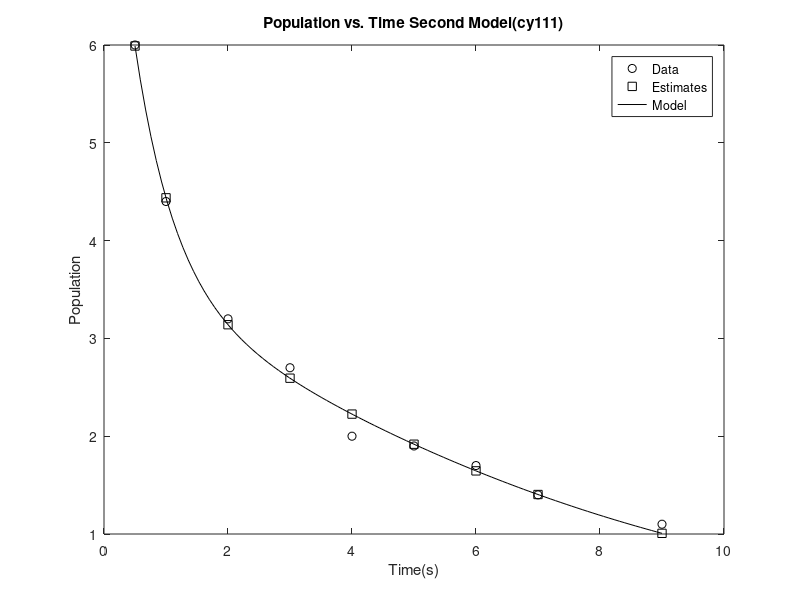
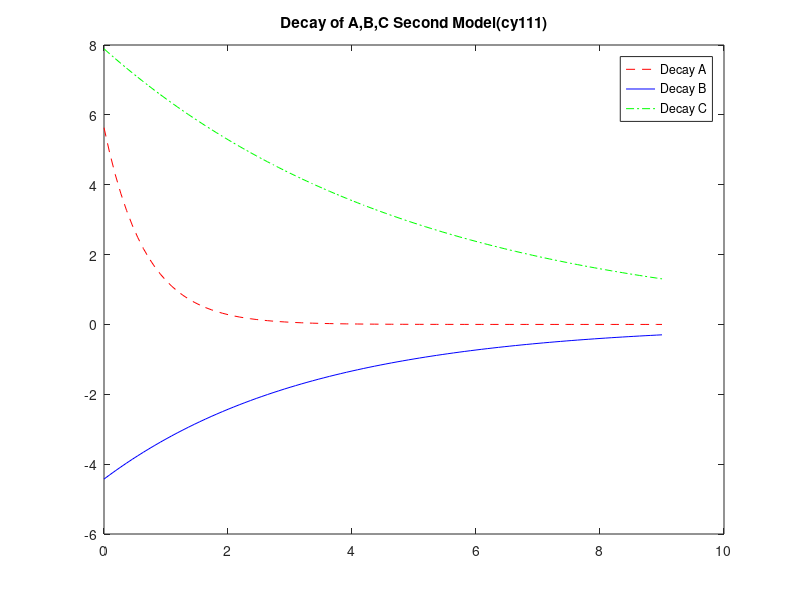

Here is the MATLAB script that generated these plots, in order:
% [EIGHT.m]
% [Cemal Yagcioglu]
% [November 20,2016]
% Based on: General Linear Regression Example Code
% Written by: Michael R. Gustafson II
% I have adhered to all the tenets of the 
% Duke Community Standard in creating this code.
% Signed: [cy111]
%% Initialize the workspace
clear; format short e


t = [0.5 1 2 3 4 5 6 7 9]
p = [6 4.4 3.2 2.7 2 1.9 1.7 1.4 1.1]
x=t'
y=p'


%% Rename and create model data

xmodel = linspace(min(x), max(x), 100);

%% Define model equation and A matrix

        yeqn = @(coefs, x) coefs(1).*exp(-1.5.*x) + coefs(2).*exp(-0.3.*x) + coefs(3).*exp(-0.2.*x);
        A    =                     [exp(-1.5.*x)    exp(-0.3.*x)    exp(-0.2.*x)];

%% Determine the function coefficients
MyCoefs = A\y

%% Generate estimates and model
yhat   = yeqn(MyCoefs, x);
ymodel = yeqn(MyCoefs, xmodel);

%% Calculate statistics
% Compute sum of the squares of the data residuals
St = sum(( y - mean(y) ).^2)

% Compute sum of the squares of the estimate residuals
Sr = sum(( y - yhat ).^2)

% Compute the coefficient of determination
r2 = (St - Sr) / St

%% Generate plots
figure(1)
plot(x,      y,      'ko',...
     x,      yhat,   'ks',...
     xmodel, ymodel, 'k-');
xlabel('Time(s)')
 ylabel('Population')
 title('Population vs. Time Second Model(cy111)')
 legend('Data', 'Estimates', 'Model')
 print -depsc Decay21
 
 figure(2)
 tmodel=linspace(0,9,100)
 plot(tmodel,MyCoefs(1).*exp(-1.5.*tmodel),'r--')
 hold on
 plot(tmodel,MyCoefs(2).*exp(-0.3.*tmodel),'b-')
 hold on
 plot(tmodel,MyCoefs(3).*exp(-0.2.*tmodel),'g-.')
 title('Decay of A,B,C Second Model(cy111)')
 legend('Decay A', 'Decay B', 'Decay C')
 print -depsc Decay22